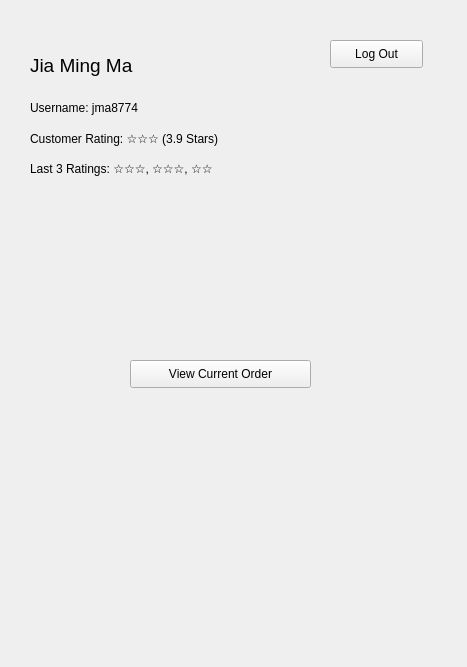
<?xml version="1.0" encoding="UTF-8"?>
<ui version="4.0">
 <class>MainWindow</class>
 <widget class="QMainWindow" name="MainWindow">
  <property name="geometry">
   <rect>
    <x>0</x>
    <y>0</y>
    <width>467</width>
    <height>667</height>
   </rect>
  </property>
  <property name="minimumSize">
   <size>
    <width>467</width>
    <height>667</height>
   </size>
  </property>
  <property name="maximumSize">
   <size>
    <width>467</width>
    <height>667</height>
   </size>
  </property>
  <property name="windowTitle">
   <string>MainWindow</string>
  </property>
  <widget class="QWidget" name="centralwidget">
   <widget class="QPushButton" name="logout_button">
    <property name="geometry">
     <rect>
      <x>330</x>
      <y>40</y>
      <width>93</width>
      <height>28</height>
     </rect>
    </property>
    <property name="text">
     <string>Log Out</string>
    </property>
   </widget>
   <widget class="QPushButton" name="currentOrder_button">
    <property name="geometry">
     <rect>
      <x>130</x>
      <y>360</y>
      <width>181</width>
      <height>28</height>
     </rect>
    </property>
    <property name="text">
     <string>View Current Order</string>
    </property>
   </widget>
   <widget class="QLabel" name="name_label">
    <property name="geometry">
     <rect>
      <x>30</x>
      <y>40</y>
      <width>271</width>
      <height>51</height>
     </rect>
    </property>
    <property name="font">
     <font>
      <pointsize>14</pointsize>
     </font>
    </property>
    <property name="text">
     <string>Jia Ming Ma</string>
    </property>
   </widget>
   <widget class="QLabel" name="rating_label">
    <property name="geometry">
     <rect>
      <x>30</x>
      <y>130</y>
      <width>271</width>
      <height>16</height>
     </rect>
    </property>
    <property name="text">
     <string>Customer Rating: ☆☆☆ (3.9 Stars)</string>
    </property>
   </widget>
   <widget class="QLabel" name="username_label">
    <property name="geometry">
     <rect>
      <x>30</x>
      <y>100</y>
      <width>211</width>
      <height>16</height>
     </rect>
    </property>
    <property name="text">
     <string>Username: jma8774</string>
    </property>
   </widget>
   <widget class="QLabel" name="rating_label_2">
    <property name="geometry">
     <rect>
      <x>30</x>
      <y>160</y>
      <width>271</width>
      <height>16</height>
     </rect>
    </property>
    <property name="text">
     <string>Last 3 Ratings: ☆☆☆, ☆☆☆, ☆☆</string>
    </property>
   </widget>
   <zorder>logout_button</zorder>
   <zorder>name_label</zorder>
   <zorder>rating_label</zorder>
   <zorder>username_label</zorder>
   <zorder>currentOrder_button</zorder>
   <zorder>rating_label_2</zorder>
  </widget>
 </widget>
 <resources/>
 <connections/>
</ui>
